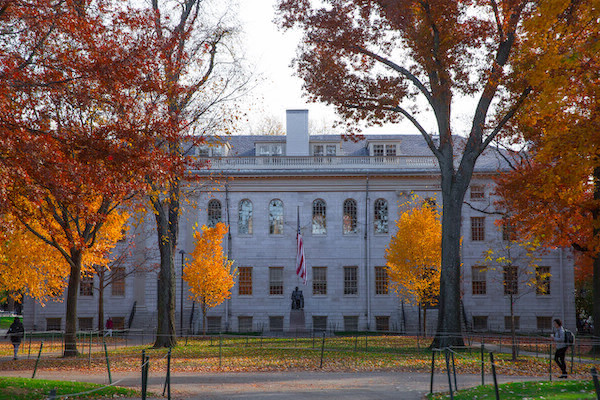
#> input picture lct6/filter/yard.bmp, 600 x 400 px
$ python edges.py
#> lines starting #> are read from the running program, lines starting #| are printed output that depends on the picture
from PIL import Image, ImageFilter

before = Image.open("yard.bmp")
#> before is the input picture: PIL image 600x400 RGB; mean R, G, B 115.2, 97, 88
after = before.filter(ImageFilter.FIND_EDGES)
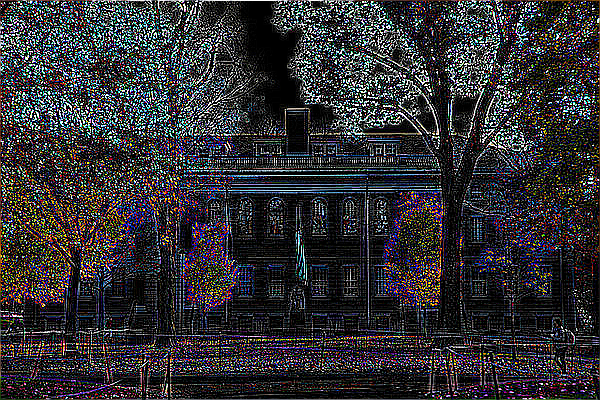
#> after: PIL image 600x400 RGB; mean R, G, B 49.9, 48.9, 52.4

after.save("out.bmp")
